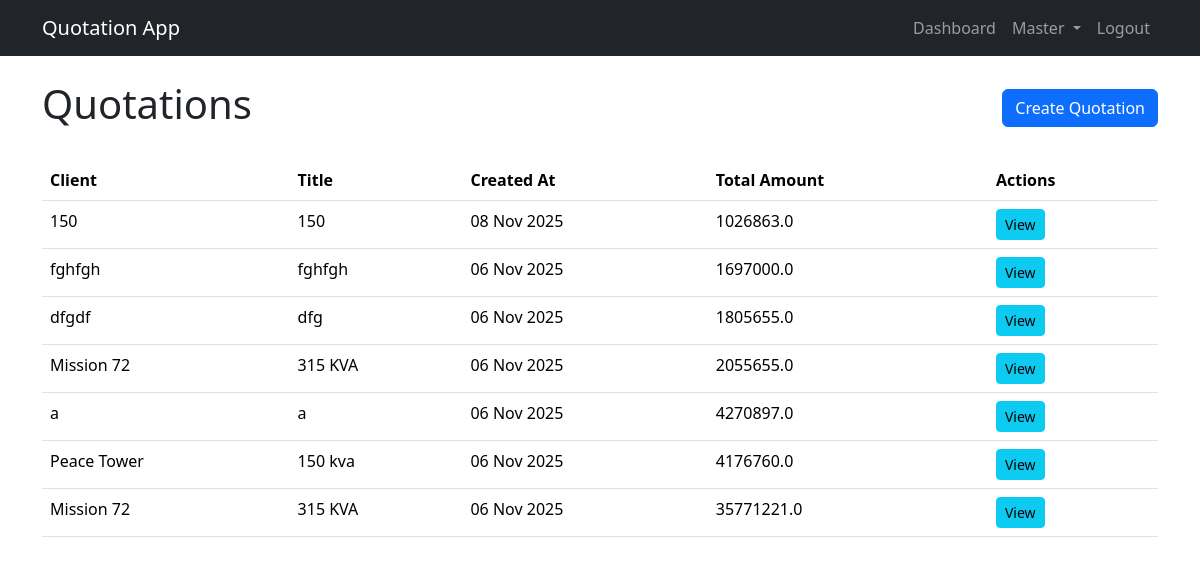
Page / (signed in) on the earlier database version.
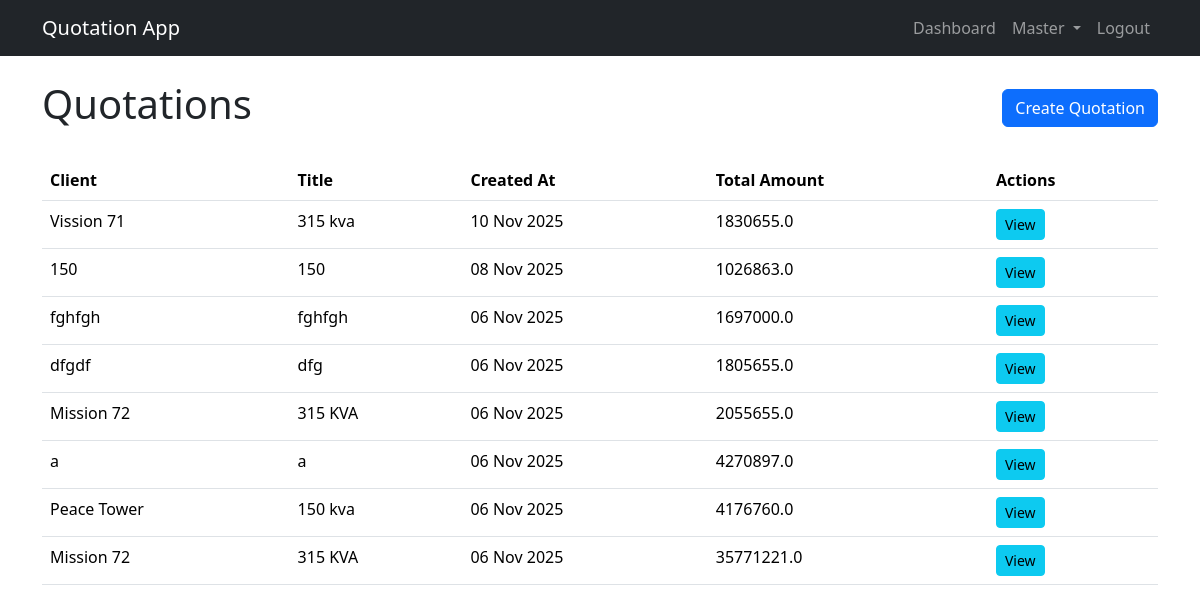
Same page on the later database version.
### pages/models.py (models this page shows, shortened)
class Quotation(models.Model):
    title = models.CharField(max_length=255)
    client_name = models.CharField(max_length=255)
    template = models.ForeignKey(QuotationTemplate, on_delete=models.SET_NULL, null=True, blank=True)
    created_at = models.DateTimeField(auto_now_add=True)
    def total_amount(self):
        return sum(group.subtotal() for group in self.groups.all())

class QuotationGroup(models.Model):
    quotation = models.ForeignKey(Quotation, on_delete=models.CASCADE, related_name='groups')
    name = models.CharField(max_length=255)
    def subtotal(self):
        return sum(item.total_price for item in self.items.all())

class QuotationItem(models.Model):
    group = models.ForeignKey(QuotationGroup, on_delete=models.CASCADE, related_name='items')
    item = models.ForeignKey(Item, on_delete=models.SET_NULL, null=True, blank=True)
    description = models.CharField(max_length=255, blank=True, null=True)
    unit = models.ForeignKey(Unit, on_delete=models.SET_NULL, null=True, blank=True)
    qty = models.FloatField(default=0)
    unit_price = models.FloatField(default=0)
    total_price = models.FloatField(default=0)

### pages/views.py (the view)
# urls.py: path('', QuotationListView.as_view(), name='quotation_list'),
@method_decorator(login_required, name='dispatch')
class QuotationListView(ListView):
    model = Quotation
    template_name = 'pages/quotations/quotation_list.html'
    context_object_name = 'quotations'
    def get_queryset(self):
        return Quotation.objects.all().order_by('-created_at')

### templates/pages/quotations/quotation_list.html (shortened to what this page needs)
{% extends 'base.html' %}
{% block content %}
    <div class="d-flex justify-content-between align-items-center mb-4">
        <h1>Quotations</h1>
        <a href="{% url 'quotation_create' %}" class="btn btn-primary">Create Quotation</a>
    </div>
    <table class="table">
        <thead>
            <tr>
                <th>Client</th>
                <th>Title</th>
                <th>Created At</th>
                <th>Total Amount</th>
                <th>Actions</th>
            </tr>
        </thead>
        <tbody>
            {% for quotation in quotations %}
                <tr>
                    <td>{{ quotation.client_name }}</td>
                    <td>{{ quotation.title }}</td>
                    <td>{{ quotation.created_at|date:"d M Y" }}</td>
                    <td>{{ quotation.total_amount }}</td>
                    <td>
                        <a href="{% url 'quotation_view' quotation.pk %}" class="btn btn-sm btn-info">View</a>
                    </td>
                </tr>
            {% empty %}
                <tr>
                    <td colspan="5">No quotations found.</td>
                </tr>
            {% endfor %}
        </tbody>
    </table>
{% endblock %}

### templates/base.html (shortened to what this page needs)
<!DOCTYPE html>
<html lang="en">
<head>
    <link href="https://cdn.jsdelivr.net/npm/bootstrap@5.3.3/dist/css/bootstrap.min.css" rel="stylesheet">
</head>
<body>
    <nav class="navbar navbar-expand-lg navbar-dark bg-dark">
        <div class="container">
            <a class="navbar-brand" href="{% url 'quotation_list' %}">Quotation App</a>
            <div class="collapse navbar-collapse" id="navbarNav">
                <ul class="navbar-nav ms-auto">
                    {% if user.is_authenticated %}
                        <li class="nav-item">
                            <a class="nav-link" href="{% url 'quotation_list' %}">Dashboard</a>
                        </li>
                        <li class="nav-item dropdown">
                            <a class="nav-link dropdown-toggle" href="#" id="navbarDropdown" role="button" data-bs-toggle="dropdown" aria-expanded="false">
                                Master
                            </a>
                        </li>
                        <li class="nav-item">
                            <a class="nav-link" href="{% url 'logout' %}">Logout</a>
                        </li>
                    {% endif %}
                </ul>
            </div>
        </div>
    </nav>
    <main class="container mt-4">
        {% block content %}
        {% endblock %}
    </main>
</body>
</html>

Differences in the rows shown:
added Quotation: client_name "Vission 71", title "315 kva", created_at "10 Nov 2025", total_amount "1830655.0"
